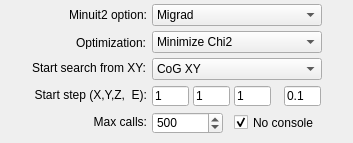
          <widget class="QWidget" name="page">
           <widget class="QLabel" name="label_46">
            <property name="geometry">
             <rect>
              <x>10</x>
              <y>87</y>
              <width>137</width>
              <height>16</height>
             </rect>
            </property>
            <property name="text">
             <string>Start step (X,Y,Z,  E):</string>
            </property>
            <property name="alignment">
             <set>Qt::AlignRight|Qt::AlignTrailing|Qt::AlignVCenter</set>
            </property>
           </widget>
           <widget class="QLineEdit" name="ledInitialStepX">
            <property name="geometry">
             <rect>
              <x>152</x>
              <y>86</y>
              <width>37</width>
              <height>20</height>
             </rect>
            </property>
            <property name="text">
             <string>1</string>
            </property>
           </widget>
           <widget class="QLineEdit" name="ledInitialStepY">
            <property name="geometry">
             <rect>
              <x>193</x>
              <y>86</y>
              <width>37</width>
              <height>20</height>
             </rect>
            </property>
            <property name="text">
             <string>1</string>
            </property>
           </widget>
           <widget class="QLineEdit" name="ledInitialStepZ">
            <property name="geometry">
             <rect>
              <x>234</x>
              <y>86</y>
              <width>37</width>
              <height>20</height>
             </rect>
            </property>
            <property name="text">
             <string>1</string>
            </property>
           </widget>
           <widget class="QLineEdit" name="ledInitialStepEnergy">
            <property name="geometry">
             <rect>
              <x>284</x>
              <y>86</y>
              <width>37</width>
              <height>20</height>
             </rect>
            </property>
            <property name="text">
             <string>0.1</string>
            </property>
           </widget>
           <widget class="QLabel" name="label_78">
            <property name="geometry">
             <rect>
              <x>17</x>
              <y>115</y>
              <width>130</width>
              <height>14</height>
             </rect>
            </property>
            <property name="text">
             <string>Max calls:</string>
            </property>
            <property name="alignment">
             <set>Qt::AlignRight|Qt::AlignTrailing|Qt::AlignVCenter</set>
            </property>
           </widget>
           <widget class="QLabel" name="label_100">
            <property name="geometry">
             <rect>
              <x>16</x>
              <y>60</y>
              <width>130</width>
              <height>16</height>
             </rect>
            </property>
            <property name="text">
             <string>Start search from XY:</string>
            </property>
            <property name="alignment">
             <set>Qt::AlignRight|Qt::AlignTrailing|Qt::AlignVCenter</set>
            </property>
           </widget>
           <widget class="QComboBox" name="cobLSstartingXY">
            <property name="geometry">
             <rect>
              <x>152</x>
              <y>58</y>
              <width>170</width>
              <height>22</height>
             </rect>
            </property>
            <item>
             <property name="text">
              <string>CoG XY</string>
             </property>
            </item>
            <item>
             <property name="text">
              <string>XY of PM with max signal</string>
             </property>
            </item>
            <item>
             <property name="text">
              <string>Scan XY</string>
             </property>
            </item>
           </widget>
           <widget class="QSpinBox" name="sbLSmaxCalls">
            <property name="geometry">
             <rect>
              <x>152</x>
              <y>112</y>
              <width>71</width>
              <height>22</height>
             </rect>
            </property>
            <property name="minimum">
             <number>10</number>
            </property>
            <property name="maximum">
             <number>100000</number>
            </property>
            <property name="singleStep">
             <number>100</number>
            </property>
            <property name="value">
             <number>500</number>
            </property>
           </widget>
           <widget class="QCheckBox" name="cbLSsuppressConsole">
            <property name="geometry">
             <rect>
              <x>234</x>
              <y>114</y>
              <width>110</width>
              <height>17</height>
             </rect>
            </property>
            <property name="text">
             <string>No console</string>
            </property>
            <property name="checked">
             <bool>true</bool>
            </property>
           </widget>
           <widget class="QComboBox" name="cobLSminimizeWhat">
            <property name="geometry">
             <rect>
              <x>152</x>
              <y>31</y>
              <width>170</width>
              <height>22</height>
             </rect>
            </property>
            <item>
             <property name="text">
              <string>Minimize Chi2</string>
             </property>
            </item>
            <item>
             <property name="text">
              <string>Maximize probability (ML)</string>
             </property>
            </item>
           </widget>
           <widget class="QLabel" name="label_118">
            <property name="geometry">
             <rect>
              <x>16</x>
              <y>36</y>
              <width>130</width>
              <height>13</height>
             </rect>
            </property>
            <property name="text">
             <string>Optimization:</string>
            </property>
            <property name="alignment">
             <set>Qt::AlignRight|Qt::AlignTrailing|Qt::AlignVCenter</set>
            </property>
           </widget>
           <widget class="QLabel" name="label_441">
            <property name="geometry">
             <rect>
              <x>17</x>
              <y>5</y>
              <width>130</width>
              <height>20</height>
             </rect>
            </property>
            <property name="text">
             <string>Minuit2 option:</string>
            </property>
            <property name="alignment">
             <set>Qt::AlignRight|Qt::AlignTrailing|Qt::AlignVCenter</set>
            </property>
           </widget>
           <widget class="QComboBox" name="cobMinuit2Option">
            <property name="geometry">
             <rect>
              <x>152</x>
              <y>4</y>
              <width>170</width>
              <height>22</height>
             </rect>
            </property>
            <item>
             <property name="text">
              <string>Migrad</string>
             </property>
            </item>
            <item>
             <property name="text">
              <string>Simplex</string>
             </property>
            </item>
           </widget>
          </widget>
